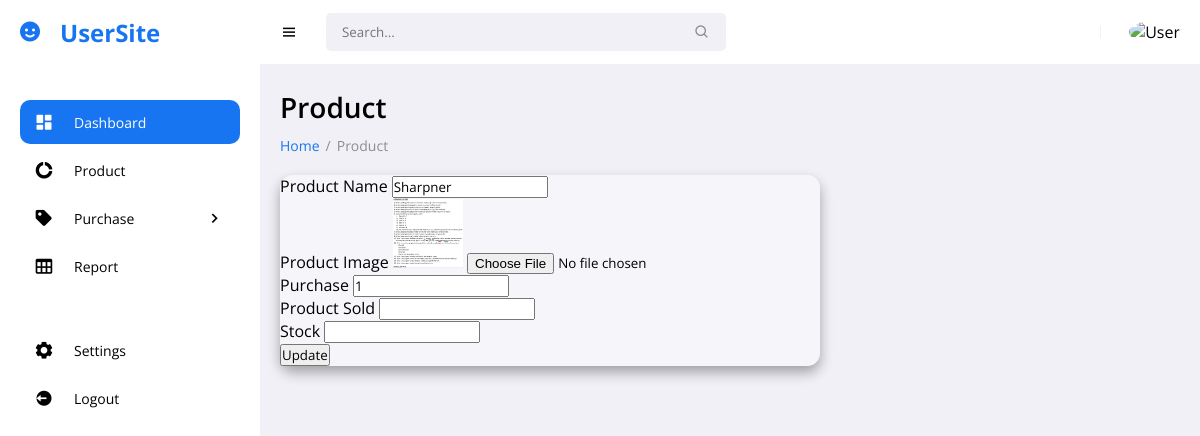
The app's page /bin/updateproduct1.php?id=26 (signed in) with its own data.
### tables this page shows
CREATE TABLE `product` (
  `product_id` int(11) NOT NULL,
  `product_name` varchar(255) NOT NULL,
  `product_bought` int(255) NOT NULL,
  `product_stock` int(255) NOT NULL,
  `product_image` varchar(255) NOT NULL,
  `product_add_date` date NOT NULL DEFAULT current_timestamp()
);

### bin/updateproduct1.php (the view, shortened to what this page needs)
<!DOCTYPE html>
<html lang="en">
<head>
	<link href='https://unpkg.com/boxicons@2.0.9/css/boxicons.min.css' rel='stylesheet'>
	<link rel="stylesheet" href="assets/css/style.css">
	<link rel="stylesheet" href="assets/css/add.css">
</head>
<body>
<?php
    include 'includes/connection.php';
    $id = $_GET['id'];
    $select = "SELECT * FROM product WHERE product_id='$id'";
    $data=mysqli_query($con,$select);
    while($row= mysqli_fetch_array($data)){
        $name = $row['product_name'];
        $bought = $row['product_bought'];
        $sold = $row['product_sold'];
        $image = $row['product_image'];
    }
?>
	<section id="sidebar">
		<?php
			if($_SESSION['user_type'] == 1){
				include 'layouts/user_menu.php';
			}
			else{
				include 'layouts/admin_menu.php';
			}
		?>
    <main >
    <h1 class="title">Product</h1>
    <ul class="breadcrumbs">
        <li><a href="index.php">Home</a></li>
        <li class="divider">/</li>
        <li><a href="product.php" class="active">Product</a></li>
    </ul>
  <div class="add-form">
      <div class="form-container">
      <form action="" method="POST" enctype="multipart/form-data">
            <div class="row">
              <label for="">Product Name</label>
              <input type="text" name="name" value="<?php echo $name ;?>">
            </div>
            <div class="row">
            <label for="">Product Image</label>
            <img src="<?php echo "images/".$image; ?>"  height="70px" width="70px">
              <input type="file"  name="image" value="<?php   ?>">
            </div>
            <div class="row">
            <label for="">Purchase</label>
              <input type="number" name="bought" value="<?php  echo $bought; ?>">
            </div>
            <div class="row">
            <label for="">Product Sold</label>
              <input type="number" name="sold" value="<?php  echo $sold; ?>">
            </div>
            <div class="row">
            <label for="">Stock</label>
            <input type="number" name="stock" value="">
            </div>
            <div class="row button">
              <input type="submit" value="Update" name="update">
            </div>
          </form>
        </div>
      </div>
  </main>
  </section>
</body>
</html>

### assets/css/style.css (style rules this page uses)
* { font-family: 'Open Sans', sans-serif; margin: 0; padding: 0; box-sizing: border-box; }
:root { --grey: #F1F0F6; --dark-grey: #8D8D8D; --light: #fff; --dark: #000; --green: #81D43A; --light-green: #E3FFCB; --blue: #1775F1; --light-blue: #D0E4FF; --dark-blue: #0C5FCD; --red: #FC3B56; --hue: 240; --first-color: hsl(var(--hue), 16%, 18%); --title-color: hsl(var(--hue), 8%, 15%); --text-color: hsl(var(--hue), 8%, 35%); --body-color: hsl(var(--hue), 100%, 99%); --container-color: #FFF; --z-modal: 1000; }
body { background: var(--grey); overflow-x: hidden; }
a { text-decoration: none; }
li { list-style: none; }
#sidebar { position: fixed; max-width: 260px; width: 100%; background: var(--light); top: 0; left: 0; height: 100%; overflow-y: auto; scrollbar-width: none; transition: all .3s ease; z-index: 200; }
main { width: 100%; padding: 24px 20px 20px 20px; }
main .title { font-size: 28px; font-weight: 600; margin-bottom: 10px; }
main .breadcrumbs { display: flex; grid-gap: 6px; }
main .breadcrumbs li, main .breadcrumbs li a { font-size: 14px; }
main .breadcrumbs li a { color: var(--blue); }
main .breadcrumbs li a.active, main .breadcrumbs li.divider { color: var(--dark-grey); pointer-events: none; }

### assets/css/add.css (style rules this page uses)
.form-container { width: 60%; background-color: #fff5; box-shadow: 0 .4rem .8rem #0005; border-radius: .8rem; margin-top: 20px; }
.form-container form { align-items: left; }

### records on screen
product: name "Sharpner", product_image (picture), bought "1"
